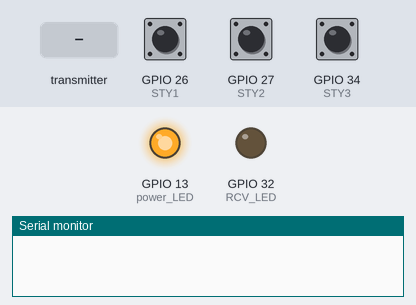
A sketch run on a simulated ESP32. On the bench: output pins drawn as LEDs (lit = HIGH), the last lines printed to the serial monitor. The test bench sets the inputs (shaded band); at power-on: GPIO 26 (STY1) HIGH, GPIO 27 (STY2) HIGH, GPIO 34 (STY3) HIGH.

Above: at 1.2 s.
1.3 s: GPIO 26 (STY1) pulled LOW for 0.15 s
2.9 s: the transmitter starts sending dt = confirmed
At 3.6 s:
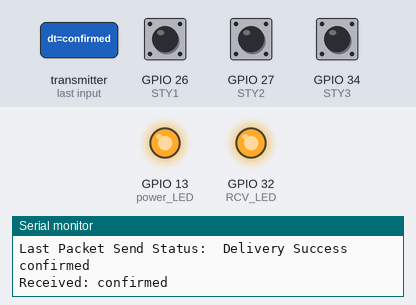
Timing chart, 0 to 17.9 s (numbered marks = the images above; inputs shaded):
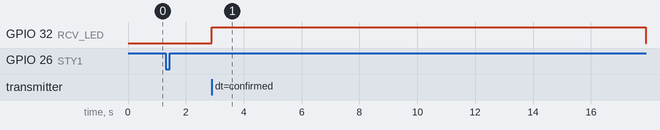

The sketch:

ESP_RECEIVER2.ino
```cpp
#include <esp_now.h>
#include <WiFi.h>

String dataRec;
String success, receiver;
String mac;

#define STY1  26
#define STY2  27
#define STY3  34

String code1 = "BTN1&";
String code2 = "BTN2&";
String code3 = "BTN3&";

int buttonState;
int lastButtonState1 = HIGH;
int lastButtonState2 = HIGH;
int lastButtonState3 = HIGH;
unsigned long lastDebounceTime = 0;
unsigned long debounceDelay = 100;

const int RCV_LED = 32;
const int power_LED = 13;

int BTN1, BTN2, BTN3;
uint8_t broadcastAddress[] = {0xFF, 0xFF, 0xFF, 0xFF, 0xFF, 0xFF};

// Structure example to receive data
// Must match the sender structure
typedef struct struct_message {
  char dt[250];
} struct_message;

// Create a struct_message called myData
struct_message myData;

// callback function that will be executed when data is received
void OnDataRecv(const uint8_t * mac_addr, const uint8_t *incomingData, int len)
{
  char macStr[18];
  snprintf(macStr, sizeof(macStr), "%02x:%02x:%02x:%02x:%02x:%02x",
           mac_addr[0], mac_addr[1], mac_addr[2], mac_addr[3], mac_addr[4], mac_addr[5]);
  //Serial.println(macStr);
  memcpy(&myData, incomingData, sizeof(myData));
  Serial.println(myData.dt);
  String received = myData.dt;
  Serial.println("Received: " + received);
  if (received.length() == 17)
  {
    Serial.println("send MAC");
    //sendMac();
  }
  if (received.length() < 17)
  {
    if (received == "confirmed")
    {
      digitalWrite(RCV_LED, HIGH);
      delay(5000);
      digitalWrite(RCV_LED, LOW);
    }
  }

}
// Callback when data is sent
void OnDataSent(const uint8_t *mac_addr, esp_now_send_status_t status)
{
  Serial.print("\rLast Packet Send Status:\t");
  Serial.println(status == ESP_NOW_SEND_SUCCESS ? "Delivery Success" : "Delivery Fail");
  if (status == 0) {
    success = "Delivery Success :)";
  }
  else {
    success = "Delivery Fail :(";
  }
}

void setup() {
  //Initialize Serial Monitor
  Serial.begin(115200);
  pinMode(STY1, INPUT_PULLUP);
  pinMode(STY2, INPUT_PULLUP);
  pinMode(STY3, INPUT_PULLUP);


  pinMode(RCV_LED, OUTPUT);
  pinMode(power_LED, OUTPUT);
  digitalWrite(power_LED, HIGH);
  //Set device as a Wi-Fi Station
  WiFi.mode(WIFI_STA);
  mac = WiFi.macAddress();

  //Init ESP-NOW
  if (esp_now_init() != ESP_OK) {
    Serial.println("Error initializing ESP-NOW");
    return;
  }
  // Once ESPNow is successfully Init, we will register for Send CB to
  // get the status of Transmitted packet
  esp_now_register_send_cb(OnDataSent);

  // Register peer
  esp_now_peer_info_t peerInfo;
  memcpy(peerInfo.peer_addr, broadcastAddress, 6);
  peerInfo.channel = 0;
  peerInfo.encrypt = false;

  // Add peer
  if (esp_now_add_peer(&peerInfo) != ESP_OK) {
    Serial.println("Failed to add peer");
    return;
  }

  // Once ESPNow is successfully Init, we will register for recv CB to
  // get recv packer info
  esp_now_register_recv_cb(OnDataRecv);
}

void loop()
{
  broadcastMAC();
}

void broadcastMAC()
{
  BTN1 = digitalRead(STY1);
  BTN2 = digitalRead(STY2);
  BTN3 = digitalRead(STY3);
  if (BTN1 != lastButtonState1 || BTN2 != lastButtonState2 || BTN3 != lastButtonState3)
  {
    // reset the debouncing timer
    lastDebounceTime = millis();
  }
  if ((millis() - lastDebounceTime) > debounceDelay)
  {
    if (BTN1 != buttonState)
    {
      buttonState = BTN1;
      if (buttonState == LOW)
      {
        // Set values to send
        receiver = "RCV&" + code1 + mac;
        receiver.toCharArray(myData.dt, 250);
        Serial.println(myData.dt);

        // Send message via ESP-NOW
        esp_err_t result = esp_now_send(broadcastAddress, (uint8_t *) &myData, sizeof(myData));

        if (result == ESP_OK) {
          Serial.println("Sent with success");
        }
        else {
          Serial.println("Error sending the data");
        }
        delay(1000);
      }
    }
    if (BTN2 != buttonState)
    {
      buttonState = BTN2;
      if (buttonState == LOW)
      {
        // Set values to send
        receiver = "RCV&" + code2 + mac;
        receiver.toCharArray(myData.dt, 250);
        Serial.println(myData.dt);

        // Send message via ESP-NOW
        esp_err_t result = esp_now_send(broadcastAddress, (uint8_t *) &myData, sizeof(myData));

        if (result == ESP_OK) {
          Serial.println("Sent with success");
        }
        else {
          Serial.println("Error sending the data");
        }
        delay(1000);
      }
    }
    if (BTN3 != buttonState)
    {
      buttonState = BTN3;
      if (buttonState == LOW)
      {
        // Set values to send
        receiver = "RCV&" + code3 + mac;
        receiver.toCharArray(myData.dt, 250);
        Serial.println(myData.dt);

        // Send message via ESP-NOW
        esp_err_t result = esp_now_send(broadcastAddress, (uint8_t *) &myData, sizeof(myData));

        if (result == ESP_OK) {
          Serial.println("Sent with success");
        }
        else {
          Serial.println("Error sending the data");
        }
        delay(1000);
      }
    }
  }
  lastButtonState1 = BTN1;
  lastButtonState2 = BTN2;
  lastButtonState3 = BTN3;
}
void sendMac()
{
  receiver = "RCV&" + mac;
  receiver.toCharArray(myData.dt, 250);
  Serial.println(myData.dt);

  // Send message via ESP-NOW
  esp_err_t result = esp_now_send(broadcastAddress, (uint8_t *) &myData, sizeof(myData));

  if (result == ESP_OK) {
    Serial.println("Sent with success");
  }
  else {
    Serial.println("Error sending the data");
  }
}
```

Measured:
- after the input at 2.9 s, GPIO 32 (RCV_LED): LOW → HIGH at once
